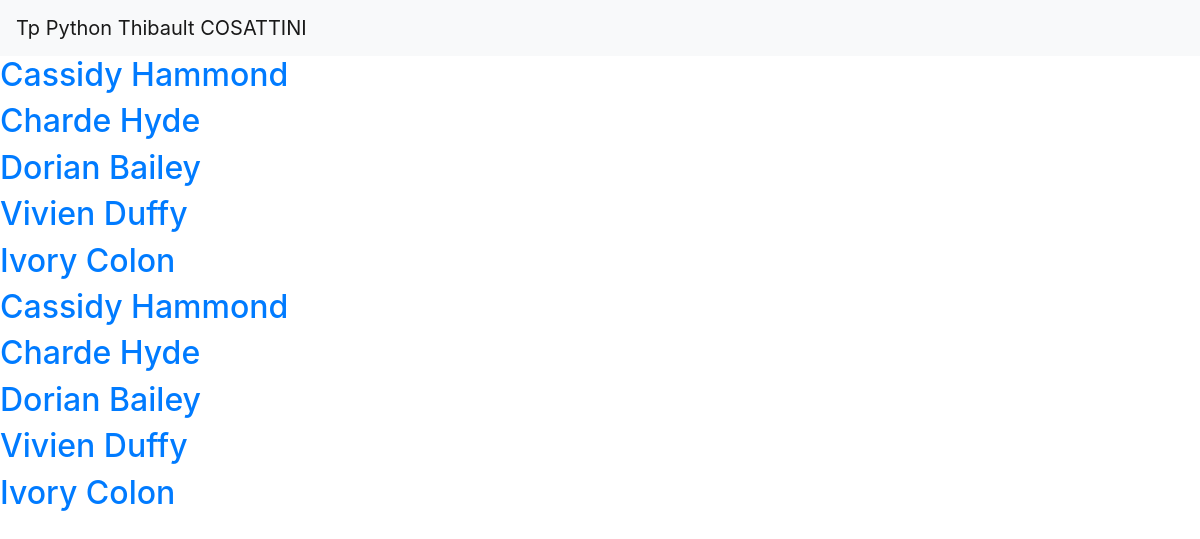
Page /annuaire/particulier on the committed database.
### annuaire/models.py (models this page shows)
class Contact (models.Model):
   nom = models.CharField(max_length=50, blank=False, null=False)
   prenom = models.CharField(max_length=50, blank=True, null=True)
   telephone = models.CharField(max_length=15, blank=False, null=False)
   entreprise = models.BooleanField( blank=False, null=False, default=False)

### annuaire/views.py (the view)
# urls.py: path('/particulier', views.annuaireListParticulier, name='annuaireListParticulier'),
def annuaireListParticulier (request):
  return render (request, "annuaire/list.html", {"contacts":contactsParticulier})

### annuaire/templates/annuaire/list.html (shortened to what this page needs)
{% include "accueil/navbar.html" %}
<!DOCTYPE html>
<html lang="en">
  <head>
  </head>
  <body>
    <div class="list">
      {% for contact in contacts %}
      <div>
        <particulier>
          <h2>
            <a
              href="/annuaire/contact?prenom={{contact.prenom}}&nom={{contact.nom}}"
              >{{contact.nom}} {{contact.prenom}}</a
            >
          </h2>
        </particulier>
      </div>
      {% endfor %}
    </div>
  </body>
</html>

### accueil/templates/accueil/navbar.html (shortened to what this page needs)
<!DOCTYPE html>
<html lang="en">
  <head>
    <link
      rel="stylesheet"
      href="https://cdn.jsdelivr.net/npm/bootstrap@4.6.2/dist/css/bootstrap.min.css"
    />
  </head>
  <body>
    <nav class="navbar navbar-light bg-light">
      <a class="navbar-brand" href="http://localhost:8000">
        Tp Python Thibault COSATTINI
      </a>
    </nav>
  </body>
</html>

### rows in the picture
Contact: nom "Cassidy", prenom "Hammond"
Contact: nom "Charde", prenom "Hyde"
Contact: nom "Dorian", prenom "Bailey"
Contact: nom "Vivien", prenom "Duffy"
Contact: nom "Ivory", prenom "Colon"
Contact: nom "Cassidy", prenom "Hammond"
Contact: nom "Charde", prenom "Hyde"
Contact: nom "Dorian", prenom "Bailey"
Contact: nom "Vivien", prenom "Duffy"
Contact: nom "Ivory", prenom "Colon"
